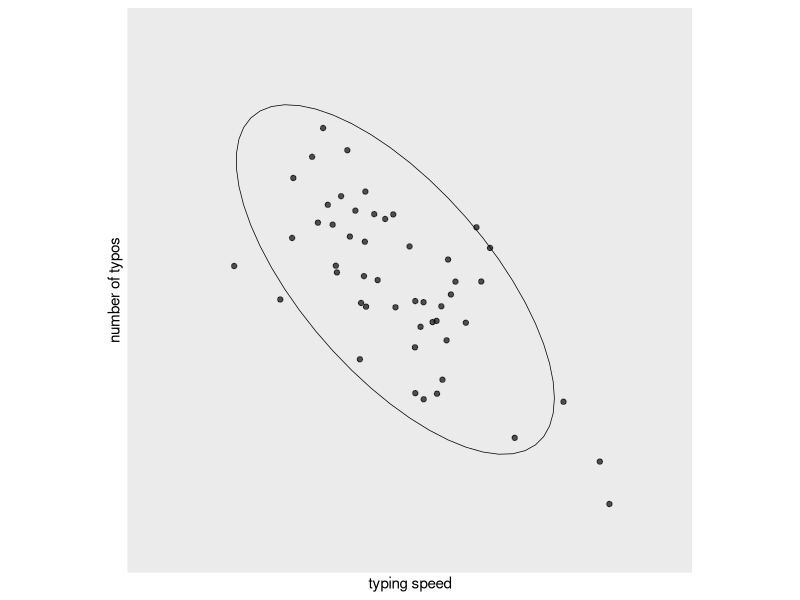
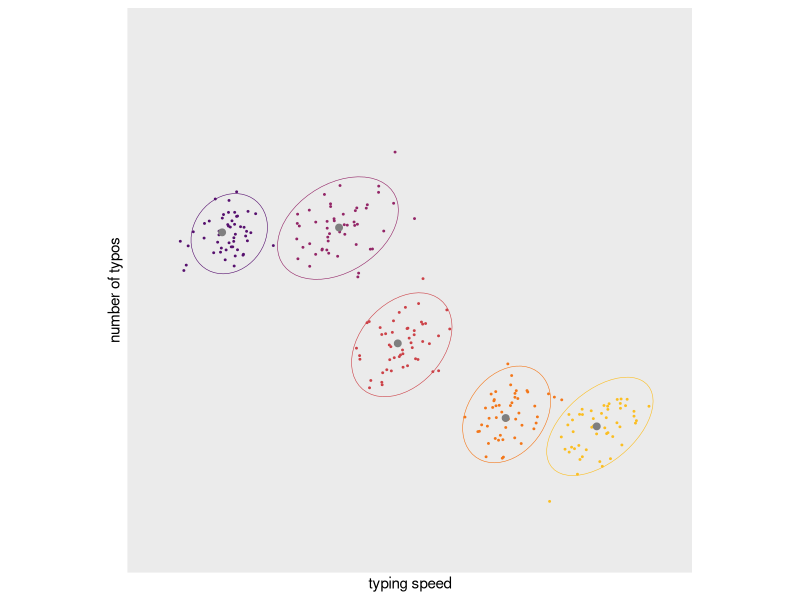
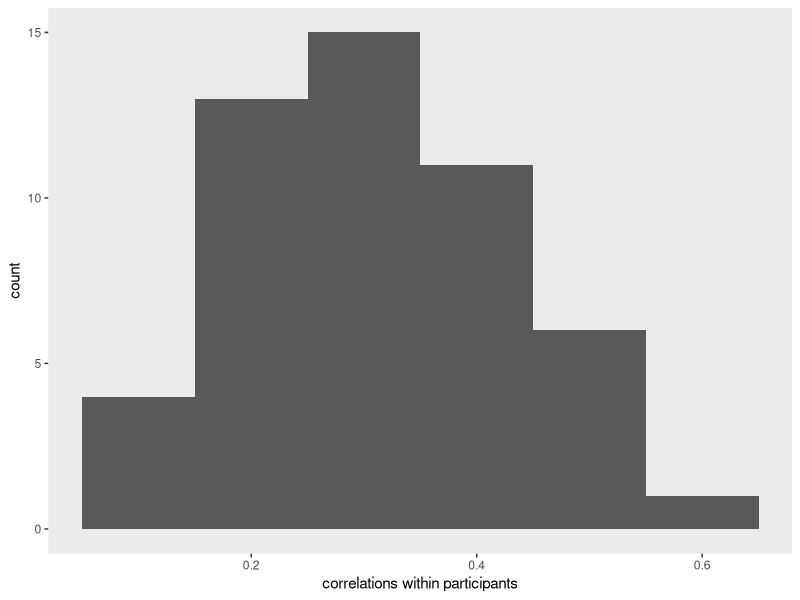

The R source for these figures, in order:
## ---- chunk 1
library(tidyverse)
# define the mean structure

n     <- 50  # choose the n

b0    <-  0  # average morning wait time
b1    <-  0  # average difference afternoon wait time
sd_b0 <-  1  # std dev in intercepts
sd_b1 <-  1  # std dev in slopes
r     <- -.8  # correlation between intercepts and slopes

# the next three lines of code simply combine the terms, above
mu     <- c(b0, b1)
sigma  <- matrix(c(sd_b0, r, 
                   r, sd_b1), ncol = 2)
set.seed(1)
m <-
  MASS::mvrnorm(n, mu, sigma) %>% 
  data.frame() %>% 
  set_names("x0", "y0") %>% 
  arrange(x0) %>% 
  mutate(i = 1:n) %>% 
  expand(nesting(i, x0, y0),
         j = 1:n) 

# Define the residual variance/covariance structure

sigma  <- matrix(c(sd_b0, .3, 
                   .3, sd_b1), ncol = 2)
set.seed(1)
r <-
  MASS::mvrnorm(n * n, mu, sigma) %>% 
  data.frame() %>% 
  set_names("xr", "yr") %>% 
  mutate_all(.funs = ~. * .25)

# Combine the two and save.

d <-
  bind_cols(m, r) %>% 
  mutate(x = x0 + xr,
         y = y0 + yr) 
## ---- chunk 2
library(tidyverse)

d %>% 
  filter(j == 1) %>% 
  
  ggplot(aes(x = x, y = y)) +
  geom_point(alpha = 2/3) +
  stat_ellipse(size = 1/4) +
  scale_x_continuous("typing speed", breaks = NULL, limits = c(-3, 3)) +
  scale_y_continuous("number of typos", breaks = NULL, limits = c(-3, 3)) +
  coord_equal() +
  theme(panel.grid = element_blank())
## ---- chunk 3
d %>% 
  filter(j == 1) %>% 
  summarise(correlation_between_participants = cor(x, y))
## ---- chunk 4
d %>% 
  filter(i %in% c(1, 10, 25, 47, 50)) %>% 
  mutate(i = factor(i)) %>% 
  
  ggplot() +
  geom_point(aes(x = x, y = y, color = i),
             size = 1/3) +
  stat_ellipse(aes(x = x, y = y, color = i),
               size = 1/5) +
  geom_point(data = d %>% 
               filter(j == 1 &
                        i %in% c(1, 10, 25, 47, 50)),
             aes(x = x0, y = y0),
             size = 2, color = "grey50") +
  scale_color_viridis_d(option = "B", begin = .25, end = .85) +
  scale_x_continuous("typing speed", breaks = NULL, limits = c(-3, 3)) +
  scale_y_continuous("number of typos", breaks = NULL, limits = c(-3, 3)) +
  coord_equal() +
  theme(panel.grid = element_blank(),
        legend.position = "none")
## ---- chunk 5
d %>% 
  group_by(i) %>% 
  summarise(r = cor(x, y) %>% round(digits = 2)) %>% 
  
  ggplot(aes(x = r)) +
  geom_histogram(binwidth = .1) +
  xlab("correlations within participants") +
  theme(panel.grid = element_blank())
## ---- chunk 6
sessionInfo()
